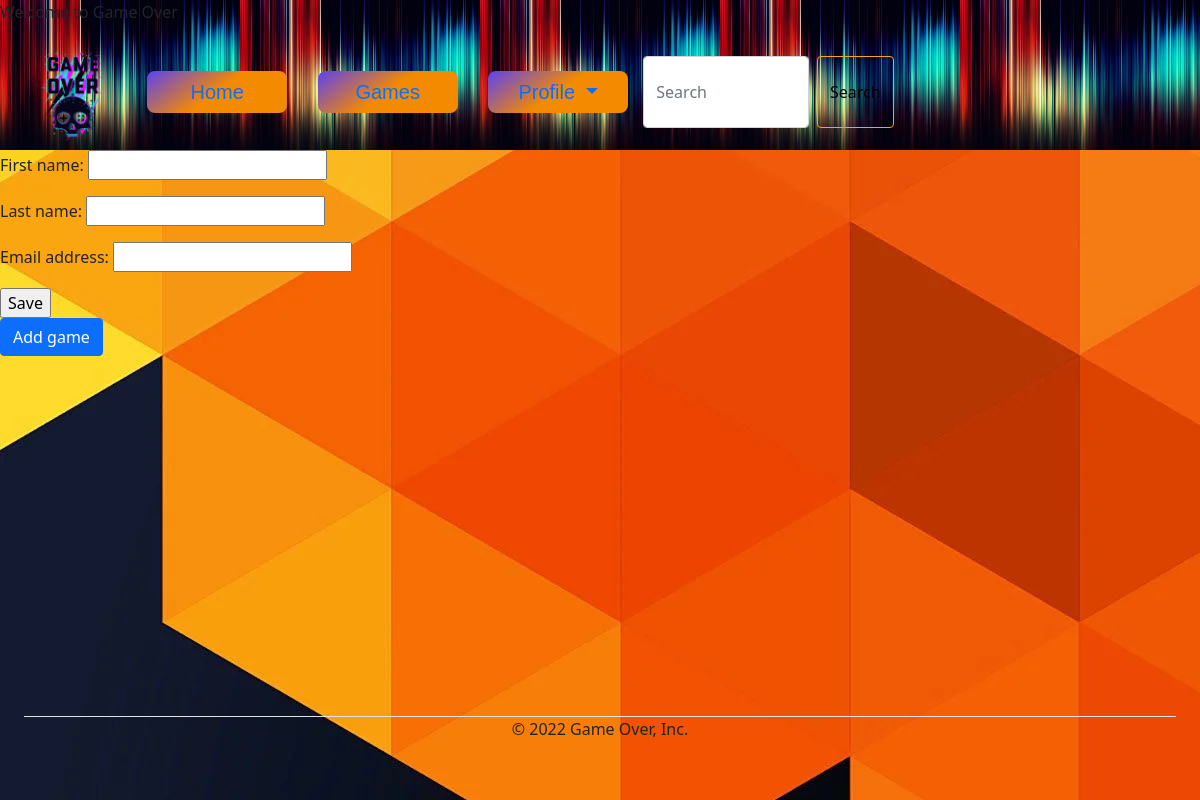
/profile/2/ (signed in), run on an earlier commit of the app's database.
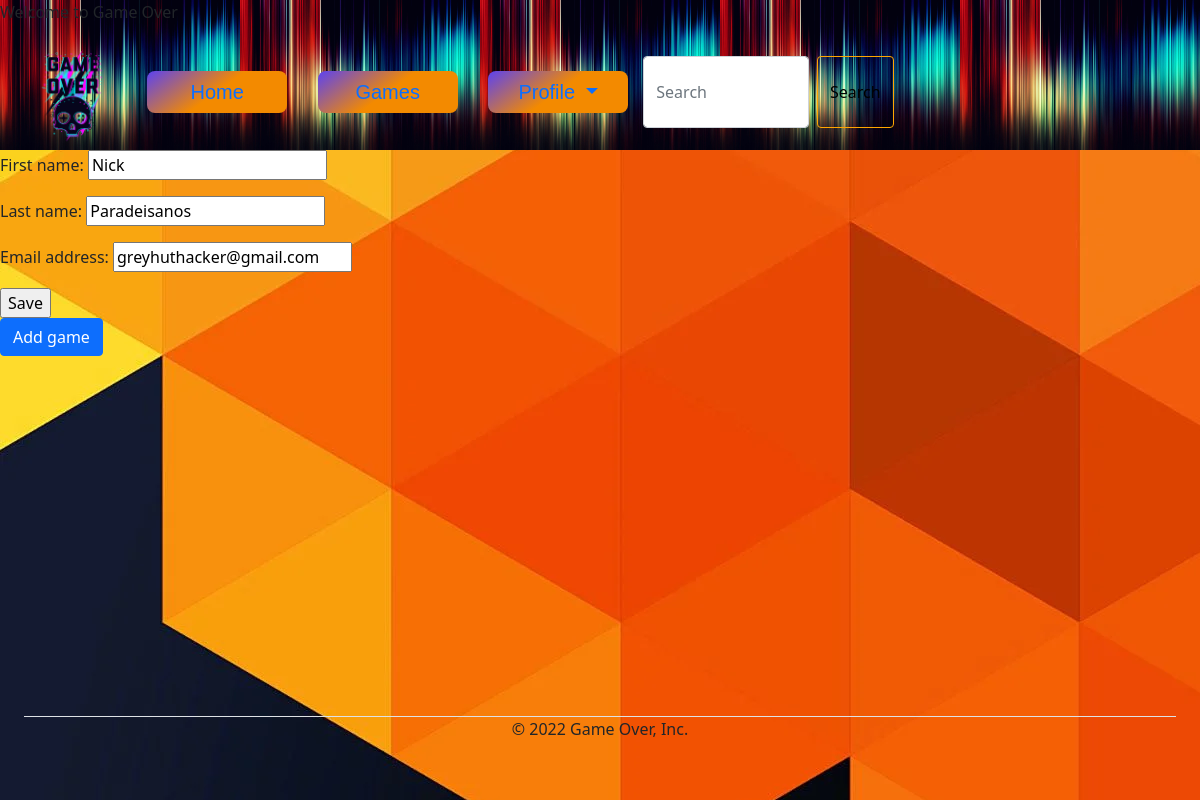
And on a later commit of the database.
### cyber/models.py (models this page shows)
class User(AbstractUser):
    def get_absolute_url(self):
        return "/profile/%i/" % self.id

### cyber/views.py (the view)
# urls.py: path('profile/<int:pk>/', views.Profile.as_view(), name='profile'),
class Profile(LoginRequiredMixin, UpdateView):
    login_url = 'login'
    model = User
    fields = ['first_name','last_name', 'email']
    template_name= 'profile.html'

### cyber/templates/profile.html (shortened to what this page needs)
{% extends 'layout.html' %}
{% load static %}
{% block content %}
<form method="post">
    {{ form.as_p }}
    <input type="submit" value="Save">
</form>
<a class="btn btn-primary" href='/addgame'>Add game </a>
{% endblock %}

### cyber/templates/layout.html (shortened to what this page needs)
{% load static %}
<!DOCTYPE html>
<html lang="en">
<head>
    <link href="https://cdn.jsdelivr.net/npm/bootstrap@5.1.3/dist/css/bootstrap.min.css" rel="stylesheet"
>
    <link rel="stylesheet" id="ample-style-css" href="{% static 'layout.css' %}" type="text/css" media="all">
</head>
<header>
    <span class="welcome-tag">Welcome to Game Over</span>
    <nav class="navbar navbar-expand-lg">
        <div class="container-fluid">
            <div class="flexbox-item header-logo-imagee">
                <img src="{% static 'images/logoimg.png' %}" alt="Game Central">
            </div>
          <div class="collapse navbar-collapse" id="navbarSupportedContent">
            <ul class=" navbar-nav me-auto mb-2 mb-lg-0">
              <li class="nav-item ">
                <a class="nav-link active" aria-current="page" href="/">Home</a>
              </li>
              <li class="nav-item">
                <a class="nav-link" href="games">Games</a>
              </li>
            {% if request.user.is_authenticated %}
            <li class="nav-item dropdown">
            <a class="nav-link dropdown-toggle" href="/profile/{{user.id}}" id="navbarDropdown" role="button" data-bs-toggle="dropdown" aria-expanded="false">
                Profile
            </a>
            </li>
            {% else %}
            <li class="nav-item">
                <a class="nav-link" href="/login">Log-in</a>
                </li>
            </ul>
            {% endif %}
        <form action = "games" class="d-flex">
        <input class="form-control me-2" type="search" placeholder="Search" name = "search">
        <button class="btn btn-outline-success" type="submit">Search</button>
        </form>
          </div>
        </div>
      </nav>
</header>
{% block content %}
{% endblock %}
    <div class="footer-container">
        <footer class="py-3 my-4">
            <ul class="nav justify-content-center border-top pb-3 m-4">
                <p class="text-center mx-4">&copy; 2022 Game Over, Inc.</p>
            </ul>
        </footer>
    </div>

### cyber/static/layout.css (style rules this page uses)
header { height:150px; background-size:contain; background-image: url("/static/images/backgroundheader.jpg"); }
footer { position:absolute; bottom:0%; width:100%; height:100px; background:transparent; }
.container-fluid { display: flex; flex-wrap: inherit; }
.btn-outline-success { color: #000000; border-color: rgb(255, 166, 0); }
.flexbox-item { display:flex; list-style: none; }
.header-logo-imagee { width: 120px; }
.header-logo-imagee img { position:relative; height: 120px; width: 120px; }
.nav-item { color: black; background-image: linear-gradient(144deg,#5B42F3, #f38a00 50%); border: 0; border-radius: 8px; box-sizing: border-box; display: flex; font-family: Phantomsans, sans-serif; font-size: 20px; justify-content: center; align-content: flex-end; line-height: 1em; max-width: 100%; min-width: 140px; padding: 3px; margin: 2%; text-decoration: none; user-select: none; -webkit-user-select: none; touch-action: manipulation; white-space: nowrap; cursor: pointer; }

What changed in the data, as far as the page shows it:
changed User: first_name (not shown) → "Nick"; last_name (not shown) → "Paradeisanos"; email (not shown) → "greyhuthacker@gmail.com"
